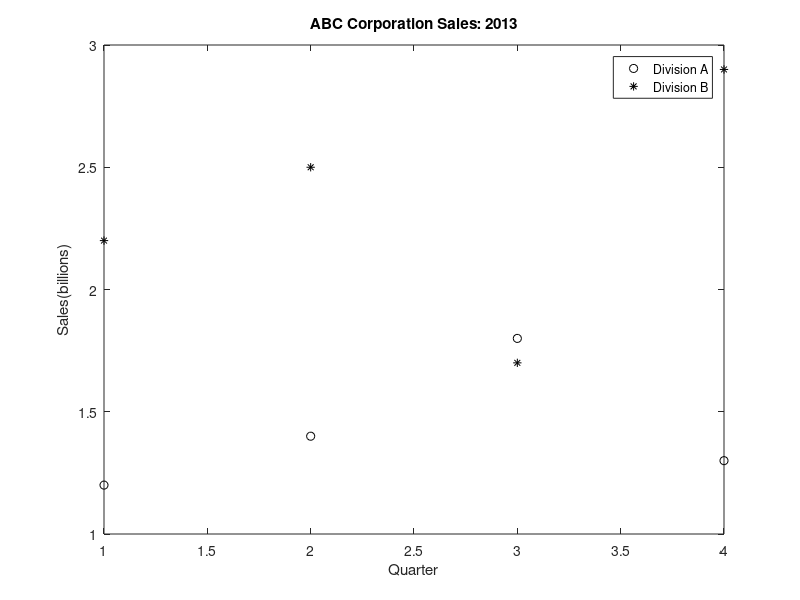

Here is the MATLAB script that generated this plot:
% Question 

% Write a script that will read ABC Corporation sales fig 
% ures for divisions A and B from the given file in I-Cl 
% ass and plot it

% Answer

load salesfigs.dat 
asales = salesfigs(1,:); 
bsales = salesfigs(2,:); 
plot(asales,'ko')
hold on
plot(bsales,'k*') 
xlabel('Quarter')
ylabel('Sales(billions)')
title('ABC Corporation Sales: 2013') 
legend('Division A', 'Division B')